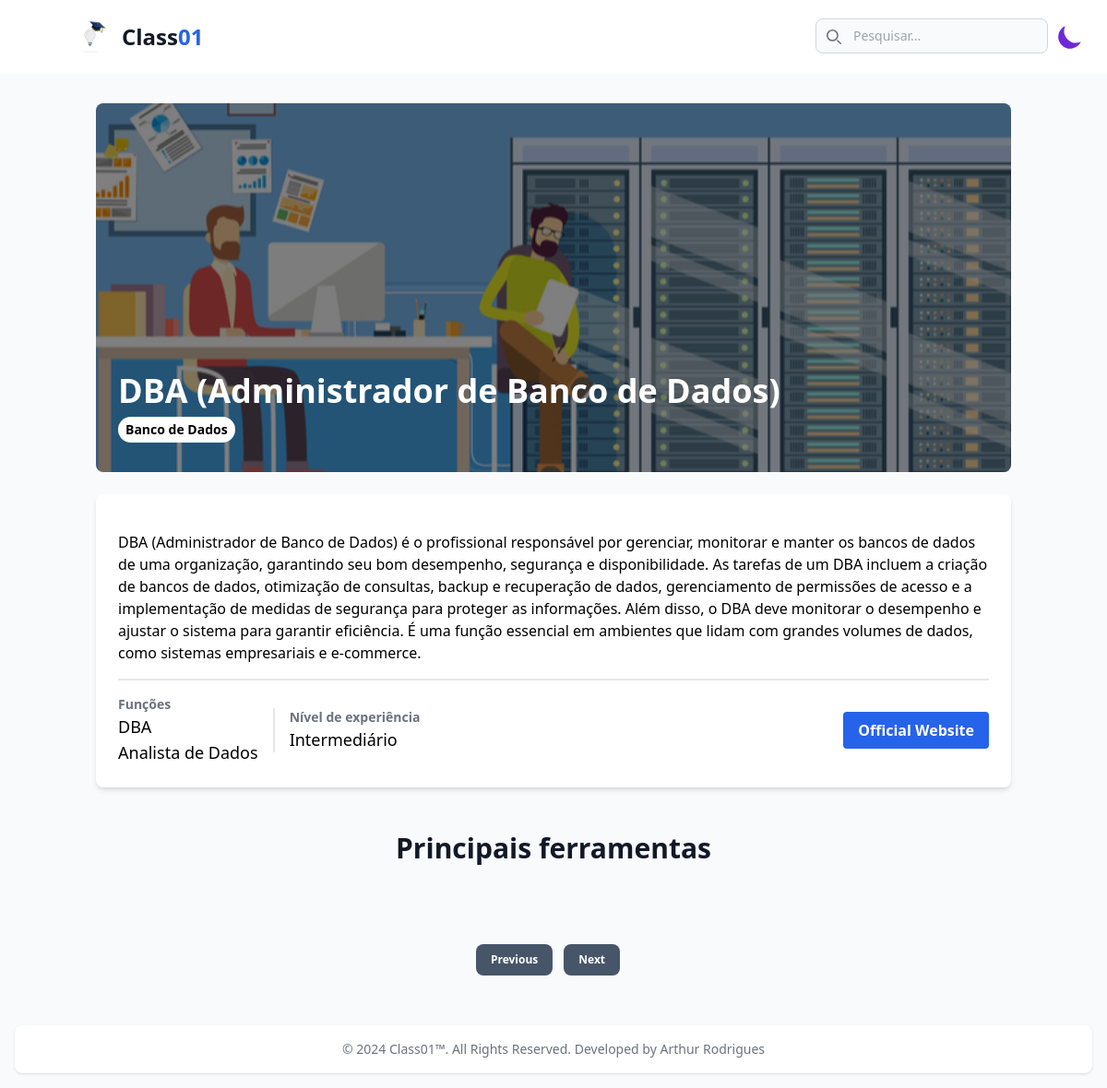
The app's page /topico/8/ with its own data.
### home/models.py (models this page shows, shortened)
class Topico(models.Model):
    icon_topico = models.ImageField(upload_to='img/icon_topic/')
    nome_topico = models.CharField(max_length=50)
    categorias = models.ManyToManyField(Categoria, related_name='topicos')
    introducao = models.TextField()
    imagem = models.ImageField(upload_to='img/image_topic/')
    fonte_topic = models.URLField()
    nivel_experiencia = models.CharField(max_length=100, choices=[
        ('iniciante', 'Iniciante'),
        ('intermediario', 'Intermediário'),
        ('avancado', 'Avançado')
    ])
    funcao = models.ManyToManyField(AreaAtuacao, related_name='topicos')
    ferramentas = models.CharField(max_length=200)
    created_at = models.DateTimeField(auto_now_add=True)
    updated_at = models.DateTimeField(auto_now=True)

class Categoria(models.Model):
    nome = models.CharField(max_length=100)

class AreaAtuacao(models.Model):
    nome = models.CharField(max_length=100)

### home/views.py (the view)
# urls.py: path('topico/<int:topico_id>/', topic_list, name='exibir_topico'),
def topic_list(request, topico_id):
    current_topic = get_object_or_404(Topico, id=topico_id)
    ferramentas = Ferramenta.objects.filter(topico=current_topic)
    form_topic = FiltroTopico(request.GET)
    search = request.GET.get('search')
    topicos = Topico.objects.all()
    if search:
        topicos = Topico.objects.filter(nome_topico__icontains=search)
        context = {'topicos': topicos, 'form_topic': form_topic}
        return render(request, 'all_topics.html', context)
    try:
        next_topic = Topico.objects.filter(id__gt=current_topic.id).order_by('id').first()
    except Topico.DoesNotExist:
        next_topic = None
    try:
        previous_topic = Topico.objects.filter(id__lt=current_topic.id).order_by('-id').first()
    except Topico.DoesNotExist:
        previous_topic = None
    context = {'current_topic': current_topic,
               'ferramentas': ferramentas,
               'next_topic': next_topic,
               'previous_topic': previous_topic,
               'topicos': topicos}
    return render(request, 'topico.html', context)

### home/templates/topico.html (shortened to what this page needs)
{% extends 'base-unit.html' %}
{% load static tailwind_tags %}
    {% block content %}
    <div class="container px-4 py-8 mx-auto">
        <section class="mb-12">
            <div class="relative mb-6 overflow-hidden rounded-lg">
                <img src="{{ current_topic.imagem.url }}" alt="Machine Learning" class="w-full h-[400px] object-cover">
                <div class="absolute inset-0 flex flex-col justify-end p-6 bg-black bg-opacity-50">
                    <h1 class="mb-2 text-4xl font-bold text-white">{{ current_topic.nome_topico }}</h1>
                    <div class="flex flex-wrap gap-2 mb-2">
                        {% for tag in current_topic.categorias.all %}
                            <span class="px-2 py-1 text-sm font-semibold text-black bg-white rounded-full dark:bg-gray-600 dark:text-white">{{ tag.nome }}</span>
                        {% endfor %}
                    </div>
                </div>
            </div>
            <div class="bg-white rounded-lg shadow-md dark:bg-gray-700 dark:text-white">
                <div class="p-6 divide-y-2">
                    <div class="mb-4">
                        <p class="mb-4 text-lg">{{ current_topic.introducao|safe }}</p>
                    </div>
                    <div class="pt-4">
                        <div class="flex flex-wrap items-center gap-4">
                            <div class="flex flex-row divide-x-2 divide-gray-200">
                                <div class="mr-4">
                                    <h2 class="text-sm font-semibold text-gray-500 dark:text-gray-400">Funções</h2>
                                    {% for func in current_topic.funcao.all %}
                                        <p class="text-lg">{{ func.nome }}</p>
                                    {% endfor %}
                                </div>
                                <div class="flex flex-col h-auto pl-4 my-auto">
                                    <h2 class="text-sm font-semibold text-gray-500 dark:text-gray-400">Nível de experiência</h2>
                                    <p class="text-lg">{{ current_topic.nivel_experiencia }}</p>
                                </div>
                            </div>
                            <a href="{{ current_topic.fonte_topic }}" target="_blank" class="px-4 py-2 ml-auto font-bold text-white bg-blue-600 rounded hover:bg-blue-700">
                                Official Website
                            </a>
                        </div>
                    </div>
                </div>
            </div>
        </section>
        <section>
            <h2 class="mb-6 text-3xl font-bold text-center text-gray-900 dark:text-white">Principais ferramentas</h2>
        </section>
    </div>
        {% include 'pagination.html' %}
    {% endblock %}

### records on screen
Topico: imagem (picture), nome_topico "DBA (Administrador de Banco de Dados)", introducao "DBA (Administrador de Banco de Dados) é o profissional responsável por gerenciar, monitorar e manter os bancos de dados de uma organização, garantindo seu bom desempenho, segurança e disponibilidade. As tarefas de um DBA incluem a criação de bancos de dados, otimização de consultas, backup e recuperação de dados, gerenciamento de permissões de acesso e a implementação de medidas de segurança para proteger as informações. Além disso, o DBA deve monitorar o desempenho e ajustar o sistema para garantir eficiência. É uma função essencial em ambientes que lidam com grandes volumes de dados, como sistemas empresariais e e-commerce.", nivel_experiencia "Intermediário"
Categoria: nome "Banco de Dados"
AreaAtuacao: nome "DBA"
AreaAtuacao: nome "Analista de Dados"
